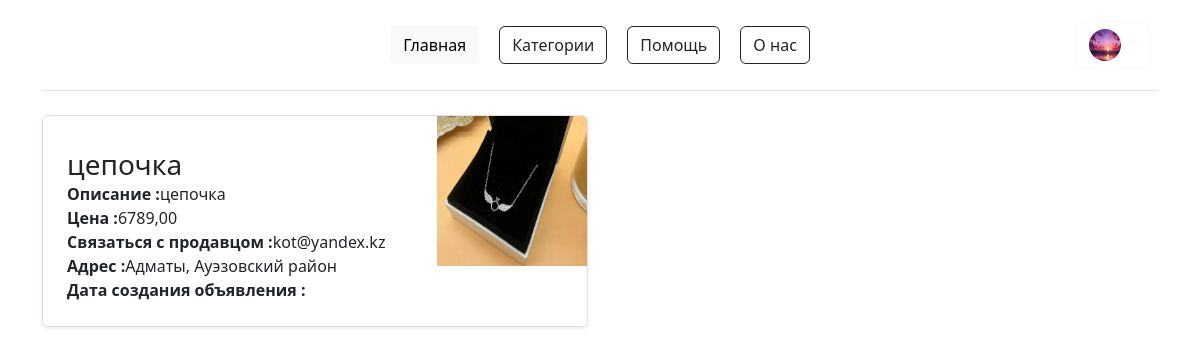
Page /auth/myads/ (signed in) on the committed database.
### accounts/models.py (models this page shows, shortened)
class Profile(models.Model):
    image = models.ImageField(upload_to='profile_pics/', blank=True, null = True, verbose_name = "Изображения")
    user = models.OneToOneField(User, on_delete=models.CASCADE, verbose_name = "Пользователь")
    class Meta:
        verbose_name_plural = 'Учетная запись'
        verbose_name_plural = 'Учетные записи'

### ads/models.py (models this page shows, shortened)
class Ads(models.Model):
    image = models.ImageField(upload_to ="ads/", verbose_name = "Изображение", help_text= "Добавьте фотографию")
    title = models.CharField(max_length=100, verbose_name = "Название продукта", help_text= "Напишите название вашего продукта")
    description = models.TextField(verbose_name = "Описание", max_length = 999, help_text= "Описание продукта ...")
    price = models.DecimalField(max_digits=15, decimal_places=2, verbose_name = "Цена")
    contact = models.CharField(max_length=100, verbose_name = "Связь")
    address = models.CharField(max_length=255, verbose_name = "Адрес")
    category = models.ForeignKey(Category, on_delete=models.CASCADE, verbose_name = "Категория", help_text= "Укажите категорию вашего продукта")
    whatsapp = models.URLField(verbose_name = "ссылка на WhatsApp", blank=True, null=True)
    telegram = models.URLField(verbose_name = "ссылка на Telegram", blank=True, null=True)
    instagram = models.URLField(verbose_name = "ссылка на Instagram", blank=True, null=True)
    user = models.ForeignKey(User, on_delete=models.CASCADE, verbose_name = "Пользователь", help_text= "Пользователь, разместивший объявление")
    created_at = models.DateTimeField(auto_now_add=True, verbose_name = "Дата создания")
    class Meta:
        verbose_name = "Объявление"
        verbose_name_plural = "Объявления"

### accounts/views.py (the view)
# urls.py: path('myads/', user_ads, name = 'myads'),
@login_required(login_url='login')
def user_ads(request):
    ads = Ads.objects.filter(user=request.user)
    context = {
        "context_ads": ads
    }
    return render(request, 'user_ads.html', context)

### templates/user_ads.html (shortened to what this page needs)
{% extends 'base.html' %}
{% block auth_button %}
{% if user.is_authenticated %}
<div class="btn-group">
  <button type="button" class="btn btn-outline-light dropdown-toggle mx-2" data-toggle="dropdown" aria-haspopup="true"
    aria-expanded="false">
    {% if user.profile.image %}
    <img src = "{{ user.profile.image.url }}" width="32" height="32" class="rounded-circle">
    {% else %}
    <img src="https://i.pinimg.com/736x/f5/c4/b9/f5c4b99f52e156acd29fd7f9bc5933a2.jpg"
        alt="mdo" width="32" height="32" class="rounded-circle">
    {% endif %}
  </button>
</div>
{% else %}
<a href="{% url 'login' %}" class="btn btn-outline-dark">Войти </a>
<a href="{% url 'register' %}" class="btn btn-outline-warning">Зарегистрироваться</a>
{% endif %}
{% endblock %}
{% block content %}
<div class="container" >
  <div class="row mb-2">
    {% for ads in context_ads %}
    <div class="col-md-6">
      <div class="row g-0 border rounded overflow-hidden flex-md-row mb-4 shadow-sm h-md-250 position-relative" style="background-color: rgba(255, 255, 255, 0.5);" >
        <div class="col p-4 d-flex flex-column position-static">
          <h3 class="mb-0">{{ ads.title }}</h3>
          <p class="card-text mb-auto"><strong>Описание :</strong>{{ ads.description}}</p>
          <p class="card-text mb-auto"><strong>Цена :</strong>{{ ads.price }}</p>
          <p class="card-text mb-auto"><strong>Связаться с продавцом :</strong>{{ ads.contact}}</p>
          <p class="card-text mb-auto"><strong>Адрес :</strong>{{ ads.address }}</p>
          <p class="card-text mb-auto"><strong>Дата создания объявления :</strong>{{ ads.created_ad }}</p>
        </div>
        <div class="col-auto d-none d-lg-block">
          <img class="bd-placeholder-img" src="{{ ads.image.url }}" width="150" height="150">
        </div>
      </div>
    </div>
    {% endfor %}
  </div>
</div>
{% endblock %}

### templates/base.html (style rules this page uses)
body { background-image: url(https://otkritkis.com/wp-content/uploads/2022/07/hrjf8.gif); background-repeat: no-repeat; background-size: cover; }

### rows in the picture
Ads: title "цепочка", description "цепочка", price "6789,00", contact "kot@yandex.kz", address "Адматы, Ауэзовский район", image (picture)
